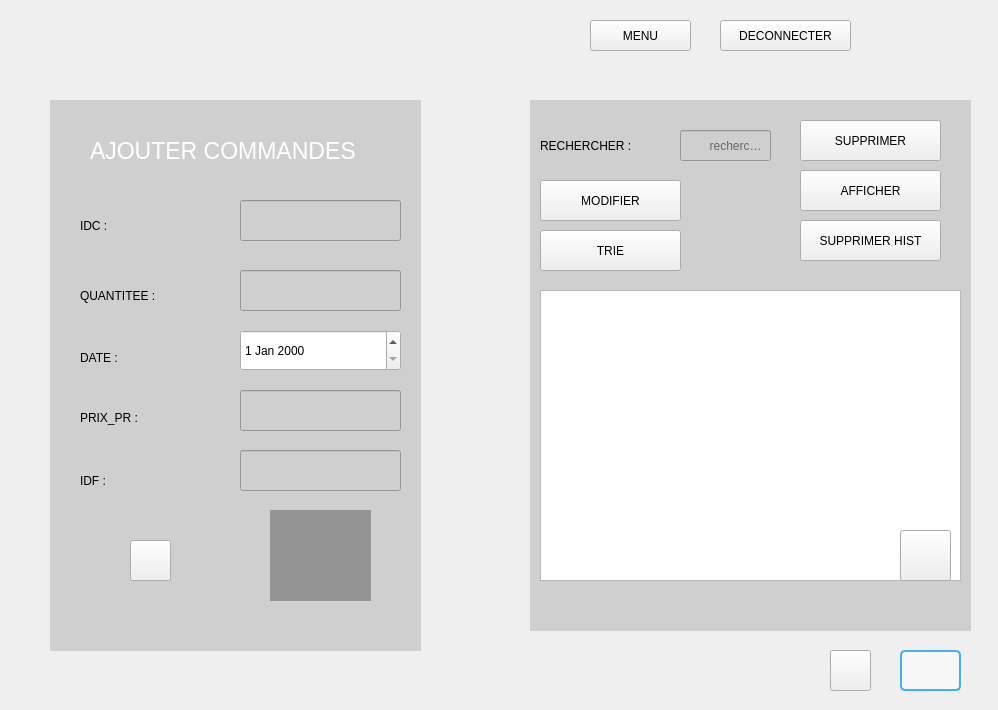
    <widget class="QWidget" name="commande">
     <widget class="QLabel" name="label_44">
      <property name="geometry">
       <rect>
        <x>18</x>
        <y>-5</y>
        <width>971</width>
        <height>701</height>
       </rect>
      </property>
      <property name="styleSheet">
       <string notr="true">border-image: url(:/immg/pharmacie.PNG);</string>
      </property>
      <property name="text">
       <string/>
      </property>
     </widget>
     <widget class="QLabel" name="label_66">
      <property name="geometry">
       <rect>
        <x>880</x>
        <y>10</y>
        <width>101</width>
        <height>111</height>
       </rect>
      </property>
      <property name="styleSheet">
       <string notr="true">border-image: url(:/medi/medisoftt.png);</string>
      </property>
      <property name="text">
       <string/>
      </property>
     </widget>
     <widget class="QPushButton" name="pushButton_3">
      <property name="geometry">
       <rect>
        <x>720</x>
        <y>20</y>
        <width>131</width>
        <height>31</height>
       </rect>
      </property>
      <property name="styleSheet">
       <string notr="true">font: 700 italic 12pt &quot;Segoe UI&quot;;</string>
      </property>
      <property name="text">
       <string>DECONNECTER</string>
      </property>
     </widget>
     <widget class="QPushButton" name="pushButton_4">
      <property name="geometry">
       <rect>
        <x>590</x>
        <y>20</y>
        <width>101</width>
        <height>31</height>
       </rect>
      </property>
      <property name="styleSheet">
       <string notr="true">font: 700 italic 12pt &quot;Segoe UI&quot;;</string>
      </property>
      <property name="text">
       <string>MENU</string>
      </property>
     </widget>
     <widget class="QLabel" name="label_67">
      <property name="geometry">
       <rect>
        <x>50</x>
        <y>100</y>
        <width>371</width>
        <height>551</height>
       </rect>
      </property>
      <property name="styleSheet">
       <string notr="true">color:  rgb(179, 255, 165);
background-color: rgb(207, 207, 207);</string>
      </property>
      <property name="text">
       <string/>
      </property>
     </widget>
     <widget class="QLineEdit" name="idf">
      <property name="geometry">
       <rect>
        <x>240</x>
        <y>450</y>
        <width>161</width>
        <height>41</height>
       </rect>
      </property>
      <property name="styleSheet">
       <string notr="true">background-color: rgb(207, 207, 207);
font: 700 italic 12pt &quot;Segoe UI&quot;;</string>
      </property>
     </widget>
     <widget class="QLineEdit" name="prix">
      <property name="geometry">
       <rect>
        <x>240</x>
        <y>390</y>
        <width>161</width>
        <height>41</height>
       </rect>
      </property>
      <property name="styleSheet">
       <string notr="true">background-color: rgb(207, 207, 207);
font: 700 italic 12pt &quot;Segoe UI&quot;;</string>
      </property>
     </widget>
     <widget class="QDateEdit" name="date">
      <property name="geometry">
       <rect>
        <x>240</x>
        <y>330</y>
        <width>161</width>
        <height>41</height>
       </rect>
      </property>
      <property name="styleSheet">
       <string notr="true">QLineEdit {
    padding: 5px;
    border: 2px solid #43aff7;
    border-radius: 15px;
    
	font: 700 9pt &quot;Segoe UI&quot;;
    
	color: rgb(255, 255, 255);
}

QLineEdit:focus {
    border-color: #2ecc71; /* Couleur de la bordure lorsqu'il est activé */
}
</string>
      </property>
     </widget>
     <widget class="QLineEdit" name="quant">
      <property name="geometry">
       <rect>
        <x>240</x>
        <y>270</y>
        <width>161</width>
        <height>41</height>
       </rect>
      </property>
      <property name="styleSheet">
       <string notr="true">background-color: rgb(207, 207, 207);
font: 700 italic 12pt &quot;Segoe UI&quot;;</string>
      </property>
      <property name="text">
       <string/>
      </property>
     </widget>
     <widget class="QLineEdit" name="idc">
      <property name="geometry">
       <rect>
        <x>240</x>
        <y>200</y>
        <width>161</width>
        <height>41</height>
       </rect>
      </property>
      <property name="styleSheet">
       <string notr="true">background-color: rgb(207, 207, 207);
font: 700 italic 12pt &quot;Segoe UI&quot;;</string>
      </property>
     </widget>
     <widget class="QLineEdit" name="recherche">
      <property name="geometry">
       <rect>
        <x>680</x>
        <y>130</y>
        <width>91</width>
        <height>31</height>
       </rect>
      </property>
      <property name="styleSheet">
       <string notr="true">background-color: rgb(207, 207, 207);
font: 700 italic 13pt &quot;Segoe UI&quot;;
</string>
      </property>
      <property name="text">
       <string/>
      </property>
      <property name="cursorPosition">
       <number>0</number>
      </property>
      <property name="placeholderText">
       <string>        recherche :</string>
      </property>
     </widget>
     <widget class="QLabel" name="label_68">
      <property name="geometry">
       <rect>
        <x>530</x>
        <y>100</y>
        <width>441</width>
        <height>531</height>
       </rect>
      </property>
      <property name="styleSheet">
       <string notr="true">color:  rgb(179, 255, 165);
background-color: rgb(207, 207, 207);</string>
      </property>
      <property name="text">
       <string/>
      </property>
     </widget>
     <widget class="QPushButton" name="filtrer">
      <property name="geometry">
       <rect>
        <x>540</x>
        <y>230</y>
        <width>141</width>
        <height>41</height>
       </rect>
      </property>
      <property name="styleSheet">
       <string notr="true">font: 700 italic 12pt &quot;Segoe UI&quot;;</string>
      </property>
      <property name="text">
       <string>TRIE</string>
      </property>
      <property name="default">
       <bool>false</bool>
      </property>
      <property name="flat">
       <bool>false</bool>
      </property>
     </widget>
     <widget class="QPushButton" name="pdf">
      <property name="geometry">
       <rect>
        <x>900</x>
        <y>530</y>
        <width>51</width>
        <height>51</height>
       </rect>
      </property>
      <property name="styleSheet">
       <string notr="true">font: 700 italic 12pt &quot;Segoe UI&quot;;
border-image: url(:/pdf/pdf.PNG);</string>
      </property>
      <property name="text">
       <string/>
      </property>
     </widget>
     <widget class="QPushButton" name="ajouter_2">
      <property name="geometry">
       <rect>
        <x>130</x>
        <y>540</y>
        <width>41</width>
        <height>41</height>
       </rect>
      </property>
      <property name="styleSheet">
       <string notr="true">font: 700 italic 12pt &quot;Segoe UI&quot;;
border-image: url(:/ajout/ajouter.PNG);</string>
      </property>
      <property name="text">
       <string/>
      </property>
     </widget>
     <widget class="QPushButton" name="supprimer">
      <property name="geometry">
       <rect>
        <x>800</x>
        <y>120</y>
        <width>141</width>
        <height>41</height>
       </rect>
      </property>
      <property name="styleSheet">
       <string notr="true">font: 700 italic 12pt &quot;Segoe UI&quot;;</string>
      </property>
      <property name="text">
       <string>SUPPRIMER</string>
      </property>
     </widget>
     <widget class="QPushButton" name="afficher">
      <property name="geometry">
       <rect>
        <x>800</x>
        <y>170</y>
        <width>141</width>
        <height>41</height>
       </rect>
      </property>
      <property name="styleSheet">
       <string notr="true">font: 700 italic 12pt &quot;Segoe UI&quot;;</string>
      </property>
      <property name="text">
       <string>AFFICHER</string>
      </property>
     </widget>
     <widget class="QPushButton" name="update">
      <property name="geometry">
       <rect>
        <x>540</x>
        <y>180</y>
        <width>141</width>
        <height>41</height>
       </rect>
      </property>
      <property name="styleSheet">
       <string notr="true">font: 700 italic 12pt &quot;Segoe UI&quot;;</string>
      </property>
      <property name="text">
       <string>MODIFIER</string>
      </property>
     </widget>
     <widget class="QPushButton" name="statButton">
      <property name="geometry">
       <rect>
        <x>830</x>
        <y>650</y>
        <width>41</width>
        <height>41</height>
       </rect>
      </property>
      <property name="styleSheet">
       <string notr="true">font: 700 italic 12pt &quot;Segoe UI&quot;;
border-image: url(:/stat/stat.PNG);</string>
      </property>
      <property name="text">
       <string/>
      </property>
     </widget>
     <widget class="QLabel" name="musique">
      <property name="geometry">
       <rect>
        <x>900</x>
        <y>650</y>
        <width>61</width>
        <height>41</height>
       </rect>
      </property>
      <property name="styleSheet">
       <string notr="true">background-color: rgba(255, 255, 255, 0.5); 

padding: 5px;

    border: 2px solid #43aff7;
    border-radius: 5px;
    font-size: 14px;
font: 75 16pt &quot;MS Shell Dlg 2&quot;;
</string>
      </property>
      <property name="text">
       <string/>
      </property>
      <property name="pixmap">
       <pixmap>../../../Downloads/360_F_301439209_vpF837oCGM1lp0cnC7stzCBn3th0dQ6O.jpg</pixmap>
      </property>
      <property name="scaledContents">
       <bool>true</bool>
      </property>
     </widget>
     <widget class="QLabel" name="qrCodeLabel">
      <property name="geometry">
       <rect>
        <x>270</x>
        <y>510</y>
        <width>101</width>
        <height>91</height>
       </rect>
      </property>
      <property name="styleSheet">
       <string notr="true">background-color: rgb(148, 148, 148);</string>
      </property>
      <property name="text">
       <string/>
      </property>
     </widget>
     <widget class="QTableView" name="tableView_3">
      <property name="geometry">
       <rect>
        <x>540</x>
        <y>290</y>
        <width>421</width>
        <height>291</height>
       </rect>
      </property>
      <property name="styleSheet">
       <string notr="true"/>
      </property>
     </widget>
     <widget class="QLabel" name="label_69">
      <property name="geometry">
       <rect>
        <x>540</x>
        <y>130</y>
        <width>151</width>
        <height>31</height>
       </rect>
      </property>
      <property name="styleSheet">
       <string notr="true">background-color: rgb(207, 207, 207);
font: 700 italic 12pt &quot;Segoe UI&quot;;</string>
      </property>
      <property name="text">
       <string>RECHERCHER :</string>
      </property>
     </widget>
     <widget class="QLabel" name="ajout_pat_4">
      <property name="geometry">
       <rect>
        <x>90</x>
        <y>130</y>
        <width>271</width>
        <height>61</height>
       </rect>
      </property>
      <property name="styleSheet">
       <string notr="true">color:   rgb(179, 255, 165);
font: 700 14pt &quot;Segoe UI&quot;;
background-color: rgb(207, 207, 207);</string>
      </property>
      <property name="text">
       <string>&lt;html&gt;&lt;head/&gt;&lt;body&gt;&lt;p&gt;&lt;span style=&quot; font-size:26pt; color:#ffffff; vertical-align:super;&quot;&gt;AJOUTER COMMANDES&lt;/span&gt;&lt;/p&gt;&lt;/body&gt;&lt;/html&gt;</string>
      </property>
     </widget>
     <widget class="QLabel" name="labelHistorique">
      <property name="geometry">
       <rect>
        <x>240</x>
        <y>610</y>
        <width>171</width>
        <height>31</height>
       </rect>
      </property>
      <property name="text">
       <string/>
      </property>
     </widget>
     <widget class="QLabel" name="labelRetours">
      <property name="geometry">
       <rect>
        <x>70</x>
        <y>610</y>
        <width>161</width>
        <height>31</height>
       </rect>
      </property>
      <property name="text">
       <string/>
      </property>
     </widget>
     <widget class="QPushButton" name="supprimerHistoriqueButton">
      <property name="geometry">
       <rect>
        <x>800</x>
        <y>220</y>
        <width>141</width>
        <height>41</height>
       </rect>
      </property>
      <property name="styleSheet">
       <string notr="true">font: 700 italic 12pt &quot;Segoe UI&quot;;</string>
      </property>
      <property name="text">
       <string>SUPPRIMER HIST</string>
      </property>
     </widget>
     <widget class="QLabel" name="label_70">
      <property name="geometry">
       <rect>
        <x>80</x>
        <y>210</y>
        <width>131</width>
        <height>31</height>
       </rect>
      </property>
      <property name="styleSheet">
       <string notr="true">background-color: rgb(207, 207, 207);
font: 700 italic 12pt &quot;Segoe UI&quot;;</string>
      </property>
      <property name="text">
       <string>IDC :</string>
      </property>
     </widget>
     <widget class="QLabel" name="label_71">
      <property name="geometry">
       <rect>
        <x>80</x>
        <y>280</y>
        <width>131</width>
        <height>31</height>
       </rect>
      </property>
      <property name="styleSheet">
       <string notr="true">background-color: rgb(207, 207, 207);
font: 700 italic 12pt &quot;Segoe UI&quot;;</string>
      </property>
      <property name="text">
       <string>QUANTITEE :</string>
      </property>
     </widget>
     <widget class="QLabel" name="label_72">
      <property name="geometry">
       <rect>
        <x>80</x>
        <y>350</y>
        <width>49</width>
        <height>16</height>
       </rect>
      </property>
      <property name="styleSheet">
       <string notr="true">background-color: rgb(207, 207, 207);
font: 700 italic 12pt &quot;Segoe UI&quot;;</string>
      </property>
      <property name="text">
       <string>DATE :</string>
      </property>
     </widget>
     <widget class="QLabel" name="label_73">
      <property name="geometry">
       <rect>
        <x>80</x>
        <y>410</y>
        <width>121</width>
        <height>16</height>
       </rect>
      </property>
      <property name="styleSheet">
       <string notr="true">background-color: rgb(207, 207, 207);
font: 700 italic 12pt &quot;Segoe UI&quot;;</string>
      </property>
      <property name="text">
       <string>PRIX_PR :</string>
      </property>
     </widget>
     <widget class="QLabel" name="label_74">
      <property name="geometry">
       <rect>
        <x>80</x>
        <y>470</y>
        <width>81</width>
        <height>21</height>
       </rect>
      </property>
      <property name="styleSheet">
       <string notr="true">background-color: rgb(207, 207, 207);
font: 700 italic 12pt &quot;Segoe UI&quot;;</string>
      </property>
      <property name="text">
       <string>IDF :</string>
      </property>
     </widget>
     <zorder>label_44</zorder>
     <zorder>label_68</zorder>
     <zorder>tableView_3</zorder>
     <zorder>label_66</zorder>
     <zorder>pushButton_3</zorder>
     <zorder>pushButton_4</zorder>
     <zorder>label_67</zorder>
     <zorder>idf</zorder>
     <zorder>prix</zorder>
     <zorder>date</zorder>
     <zorder>quant</zorder>
     <zorder>idc</zorder>
     <zorder>filtrer</zorder>
     <zorder>pdf</zorder>
     <zorder>ajouter_2</zorder>
     <zorder>supprimer</zorder>
     <zorder>afficher</zorder>
     <zorder>update</zorder>
     <zorder>statButton</zorder>
     <zorder>musique</zorder>
     <zorder>qrCodeLabel</zorder>
     <zorder>label_69</zorder>
     <zorder>recherche</zorder>
     <zorder>ajout_pat_4</zorder>
     <zorder>labelHistorique</zorder>
     <zorder>labelRetours</zorder>
     <zorder>supprimerHistoriqueButton</zorder>
     <zorder>label_70</zorder>
     <zorder>label_71</zorder>
     <zorder>label_72</zorder>
     <zorder>label_73</zorder>
     <zorder>label_74</zorder>
    </widget>
